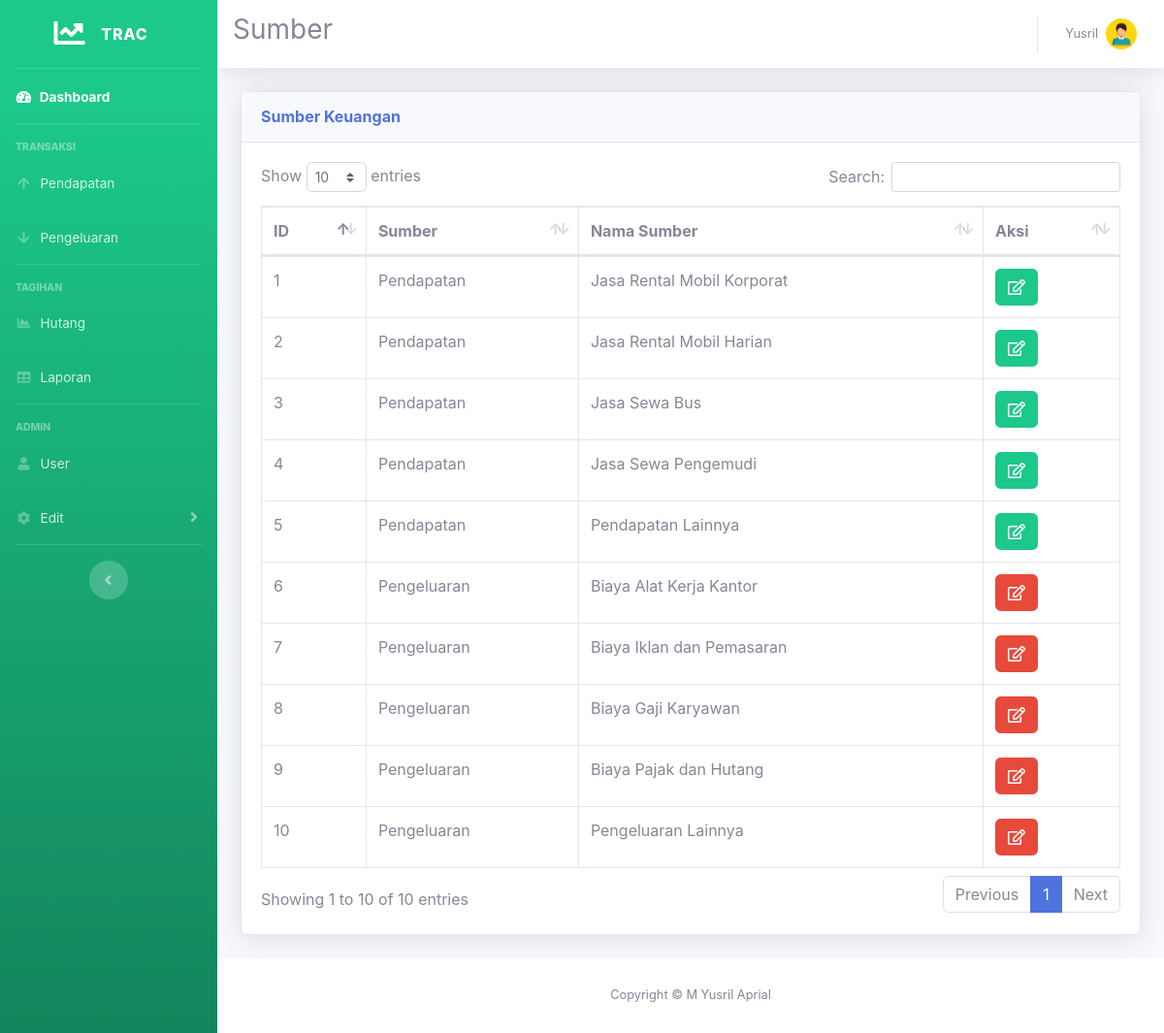
Screenshot of /sumber.php?pesan=data_belum_lengkap (signed in) with the database file from the repository.
### tables this page shows
CREATE TABLE `sumber` (
  `id_sumber` int(11) NOT NULL,
  `nama` varchar(40) NOT NULL
);

### sumber.php (the view, shortened to what this page needs)
<!DOCTYPE html>
<html lang="en">
<head>
  <link href="vendor/fontawesome-free/css/all.min.css" rel="stylesheet" type="text/css">
  <link href="css/sb-admin-2.min.css" rel="stylesheet">
  <link href="vendor/datatables/dataTables.bootstrap4.min.css" rel="stylesheet">
</head>
<body id="page-top">
  <?php require 'koneksi.php'; ?>
  <?php require 'sidebar.php'; ?>
  <div id="content">
    <nav class="navbar navbar-expand navbar-light bg-white topbar mb-4 static-top shadow">
      <h3>Sumber</h3>
      <?php require 'user.php'; ?>
    </nav>
    <div class="container-fluid">
      <div class="card shadow mb-4">
        <div class="card-header py-3">
          <h6 class="m-0 font-weight-bold text-primary">Sumber Keuangan</h6>
        </div>
        <div class="card-body">
          <div class="table-responsive">
            <table class="table table-bordered" id="dataTable" width="100%" cellspacing="0">
              <thead>
                <tr>
                  <th>ID</th>
                  <th>Sumber</th>
                  <th>Nama Sumber</th>
                  <th>Aksi</th>
                </tr>
              </thead>
              <tbody>
                <?php
                $query = mysqli_query($koneksi, "SELECT * FROM sumber");
                while ($data = mysqli_fetch_assoc($query)) {
                ?>
                  <tr>
                    <td><?= $data['id_sumber'] ?></td>
                    <td>
                      <?php
                      if ($data['id_sumber'] <= 5) {
                        echo "Pendapatan";
                      } else {
                        echo "Pengeluaran";
                      }
                      ?>
                    </td>
                    <td><?= $data['nama'] ?></td>
                    <td>
                      <a href="#" type="button" class=" fa fa-edit btn btn-<?php $data['id_sumber'] <= 5 ? print("success") : print("danger") ?> btn-md" data-toggle="modal" data-target="#myModal<?php echo $data['id_sumber']; ?>"></a>
                    </td>
                  </tr>
          </div>
        <?php
                }
        ?>
  <?php require 'footer.php' ?>
</body>
</html>

### rows the page displays
sumber: id_sumber "1", shows "Pendapatan", nama "Jasa Rental Mobil Korporat"
sumber: id_sumber "2", shows "Pendapatan", nama "Jasa Rental Mobil Harian"
sumber: id_sumber "3", shows "Pendapatan", nama "Jasa Sewa Bus"
sumber: id_sumber "4", shows "Pendapatan", nama "Jasa Sewa Pengemudi"
sumber: id_sumber "5", shows "Pendapatan", nama "Pendapatan Lainnya"
sumber: id_sumber "6", shows "Pengeluaran", nama "Biaya Alat Kerja Kantor"
sumber: id_sumber "7", shows "Pengeluaran", nama "Biaya Iklan dan Pemasaran"
sumber: id_sumber "8", shows "Pengeluaran", nama "Biaya Gaji Karyawan"
sumber: id_sumber "9", shows "Pengeluaran", nama "Biaya Pajak dan Hutang"
sumber: id_sumber "10", shows "Pengeluaran", nama "Pengeluaran Lainnya"

### other values shown
$_SESSION['nama'] "Yusril"
